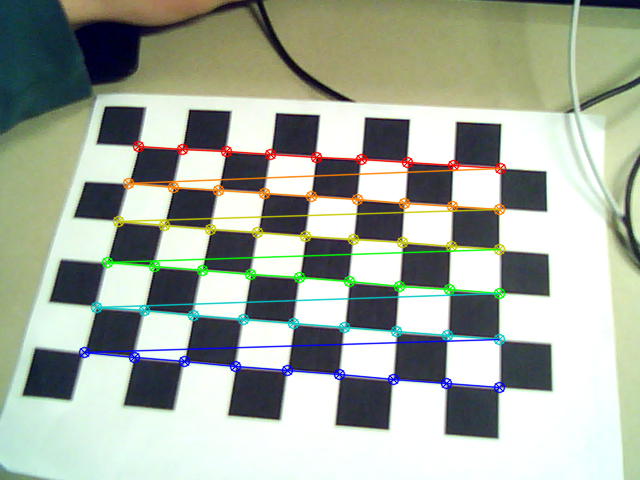
//> input picture Project4 - Augmented Reality/data/Calibrate.heya.000.png, 640 x 480 px; its folder holds only this picture in this run
$ ./saved ../data/Calibrate.heya.000.png   (built with g++ and OpenCV 4)
//> lines starting //> are read from the running program, lines starting //| are printed output that depends on the picture; after the words box and inside, x2 and y2 are one past the last pixel; in counts of white or black regions, pixels touching at a corner belong together
/*
	Ethan Seal and Henry Doud
	S19

	Compile command (macos)

	clang++ -o vid -I /opt/local/include vidDisplay.cpp -L /opt/local/lib -lopencv_core -lopencv_highgui -lopencv_video -lopencv_videoio

	use the makefiles provided

	make vid

*/
#include <cstdio>
#include <opencv2/opencv.hpp>
#include <iostream>
#include <fstream>
#include <string>

using namespace cv;
Mat camMat = Mat::zeros(3,3, CV_32FC1);
std::vector<float> distortLine;


Mat drawPyramid(Mat frame){
    cv::Mat gray;
	std::vector<Point2f> corners;
	std::vector<std::vector<Point2f>> cornerList;
	std::vector<Point3f> pointSet;
	std::vector<std::vector<Point3f>> pointList;

	//size of the pattern of the checkerboard
    Size patternSize = Size(9,6);
	for (int y=0; y>-6; y--){
		for (int x=0; x<9; x++){
			pointSet.push_back(Point3f(x,y,0));
		}
	}

	cvtColor(frame, gray, CV_BGR2GRAY);

	//copied a lot of this from documentation

	bool patternFound = findChessboardCorners(gray, patternSize, corners);
    if (patternFound){
		cornerSubPix(gray,corners,Size(11,11),Size(-1,-1),
				TermCriteria(CV_TERMCRIT_EPS + CV_TERMCRIT_ITER, 30, 0.1));
	}

	Mat tvec;
	Mat rvec;
	std::vector<Point2f> outputCorners;
	std::vector<Point2f> outputExtra;
	std::vector<Point2f> midOut;
	//all the points in world coordinates
	std::vector<Point3f> externalCorners{Point3f(-1,1,0), Point3f(9,1,0), Point3f(-1,-6,0), Point3f(9,-6,0)};
	std::vector<Point3f> pyramidPoints{Point3f(4,-3,0), Point3f(4,-6,0), Point3f(8,-6,0), Point3f(8,-3,0), Point3f(6,-4.5,7)};
	std::vector<Point3f> extraPoints{Point3f(6,-4.5,7), Point3f(6,-4.5,0), Point3f(4,-3,0), Point3f(4,-6,0), Point3f(8,-6,0), Point3f(8,-3,0)};
	std::vector<Point3f> midPoint{Point3f(4.5,-3,0)};

	if (corners.size() == pointSet.size()){
		//get rvec and tvec
		solvePnP(pointSet, corners, ::camMat, ::distortLine, rvec, tvec);
		std::cout << "\ntvec\n" << tvec << "\nrvec\n" << rvec << "\n";

		//convert all the coordinates to image coordinates
		projectPoints(externalCorners, rvec, tvec, ::camMat, ::distortLine, outputCorners);\

		for (int i=0; i<outputCorners.size(); i++){
			circle(frame, outputCorners.at(i), 5, (0,0,0));
		}
		projectPoints(extraPoints, rvec, tvec, ::camMat, ::distortLine, outputExtra);
		projectPoints(pyramidPoints, rvec, tvec, ::camMat, ::distortLine, outputCorners);

		//draw all the points
		for (int i=0; i<outputCorners.size()-1; i++){
            line(frame, outputCorners.at(i), outputCorners.at(i+1), Scalar({255,0,0}), 4);
		}
		line(frame, outputCorners.at(0), outputCorners.at(3), Scalar({255,0,0}), 4);

		for (int i=2;i<6;i++){
			line(frame,outputExtra.at(1), outputExtra.at(i), Scalar({0,0,255}), 4);
		}
		line(frame, outputExtra.at(0), outputExtra.at(1), Scalar({0,0,255}), 4);


		for (int i=0; i<outputCorners.size()-1; i++){
            line(frame, outputCorners.at(i), outputCorners.at(4), Scalar({255,0,0}), 4);
		}

	}
    return frame;
}


void readFile(std::string filename){
//> called with filename = "writeout.txt"
    std::string line;
	std::ifstream nameFileout;

	nameFileout.open(filename);
	if (!nameFileout){
		std::cout << "unable to open\n";
		exit(1);
	}

    bool loopMat = true;
    int i = 0;
    int j = 0;
	while (std::getline(nameFileout, line))
	{
		std::stringstream ss(line);
        float value;

        ss.ignore(); // ignore '['

        while ((ss >> value)){
            if (loopMat){ //camera matrix
                ::camMat.at<float>(j,i) = value;
                if (ss.peek() == ',' || ss.peek() == ' '){
                    ss.ignore();
                    i++;
                }
                else if (ss.peek() == ';'){ // new row
                    ss.ignore();
                    j++;
                    i=0;
                }
                else if (ss.peek() == ']'){ // break at end of matrix
                    loopMat = false;
                }
            }

            else{ // distort
                ::distortLine.push_back(value);
                if (ss.peek() == ',' || ss.peek() == ' ')
                    ss.ignore();
            }

        };

        std::cout << ::camMat << "\n";
        std::cout << "distort:\n";
        for (i=0;i<distortLine.size();i++){
            std::cout << distortLine[i] << ", ";
        }
        std::cout << "\n";


	}
	nameFileout.close();

}

int main(int argc, char *argv[]) {
    printf("Image must be taken with calibrated camera\n");
	readFile("writeout.txt");
    std::cout << "camMat\n" << ::camMat << "\n";

    Mat frame;
    char filename[256];
    // usage
	if(argc < 2) {
		printf("Usage %s <image filename>\n", argv[0]);
		exit(-1);
	}
	strcpy(filename, argv[1]);

	// read the image
	frame = cv::imread(filename);
//> frame is the input picture: 480 rows x 640 cols, CV_8UC3; mean B, G, R 159.4, 172, 164.1

	// test if the read was successful
	if(frame.data == NULL) {
		printf("Unable to read image %s\n", filename);
		exit(-1);
	}
    namedWindow("Start",WINDOW_NORMAL);
    imshow("Start",frame);
    resizeWindow("Start", 800, 800);

    Mat draw = drawPyramid(frame);
//> in drawPyramid, `cvtColor(frame, gray, CV_BGR2GRAY);`:
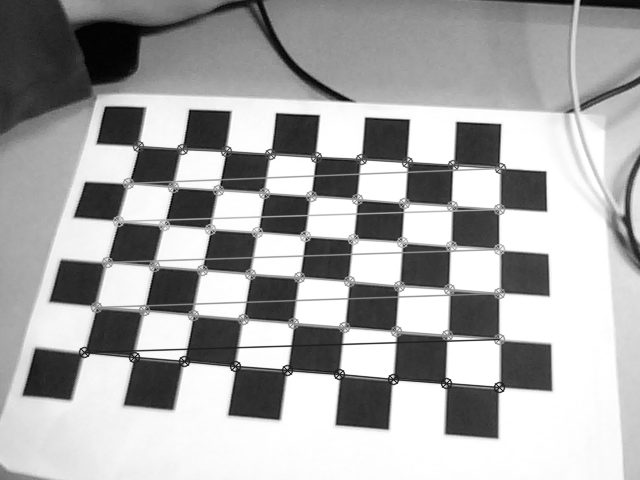
//> gray: 480 rows x 640 cols, CV_8UC1; min 1, max 255, mean 168.2
//> in drawPyramid, `bool patternFound = findChessboardCorners(gray, patternSize, corners);`: corners = 54 Points (x, y), first 12: [140.2, 146.2], [181, 149], [225.3, 149.3], [270.2, 154], [315.3, 155.5], [361.1, 158.4], [407.1, 163], [452.7, 162.7], [500.3, 167.1], [128.2, 184.1], [173, 189.1], [217.5, 189.5]; patternFound = true
//> in drawPyramid, `cornerSubPix(gray,corners,Size(11,11),Size(-1,-1), TermCriteria(CV_TER..`: corners = 54 Points (x, y), first 12: [138.3, 145.9], [181.6, 149.3], [225.8, 150.6], [270.3, 153.8], [315.6, 156.5], [360.8, 159.2], [407.6, 164.2], [452.5, 165.2], [500.1, 167.6], [128.2, 183.1], [173.3, 186.5], [218.5, 186.8]
//> in drawPyramid, `solvePnP(pointSet, corners, ::camMat, ::distortLine, rvec, tvec);`: rvec = [2.69, 0.135, -0.0847]; tvec = [-3.91, -2.99, 13.34]
//| tvec
//| [-3.905410084249977;
//|  -2.986011712520652;
//|  13.34196841368154]
//| rvec
//| [2.686914546333798;
//|  0.1354507596596591;
//|  -0.08474457268747265]
//> in drawPyramid, `projectPoints(externalCorners, rvec, tvec, ::camMat, ::distortLine, ou..`: outputCorners = 4 Points (x, y): [105.1, 103.1], [546.4, 130.5], [0.93, 401.9], [571.6, 458.6]
//> the loop in drawPyramid, `for (int i=0; i<outputCorners.size(); i++)` made 4 passes
//> after the loop in drawPyramid, `for (int i=0; i<outputCorners.size(); i++)`: frame: 480 rows x 640 cols, CV_8UC3; 101 pixels changed, all inside (x1, y1, x2, y2) = (0, 98, 578, 465)
//> in drawPyramid, `projectPoints(extraPoints, rvec, tvec, ::camMat, ::distortLine, output..`: outputExtra = 6 Points (x, y): [478.6, 78.43], [393.7, 355.9], [299.7, 277.8], [280.1, 423.9], [506.6, 449.1], [499.7, 293.1]
//> in drawPyramid, `projectPoints(pyramidPoints, rvec, tvec, ::camMat, ::distortLine, outp..`: outputCorners = 5 Points (x, y): [299.7, 277.8], [280.1, 423.9], [506.6, 449.1], [499.7, 293.1], [478.6, 78.43]
//> the loop in drawPyramid, `for (int i=0; i<outputCorners.size()-1; i++)` made 4 passes
//> after the loop in drawPyramid, `for (int i=0; i<outputCorners.size()-1; i++)`:
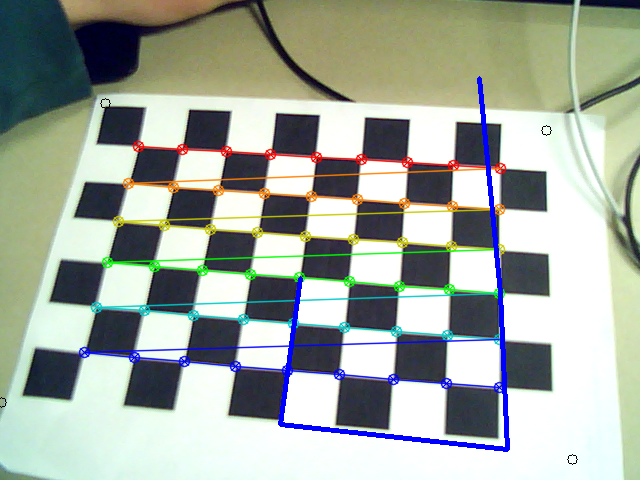
//> frame: 480 rows x 640 cols, CV_8UC3; mean B, G, R 160, 169.5, 161.8
//> in drawPyramid, `line(frame, outputCorners.at(0), outputCorners.at(3), Scalar({255,0,0}..`:
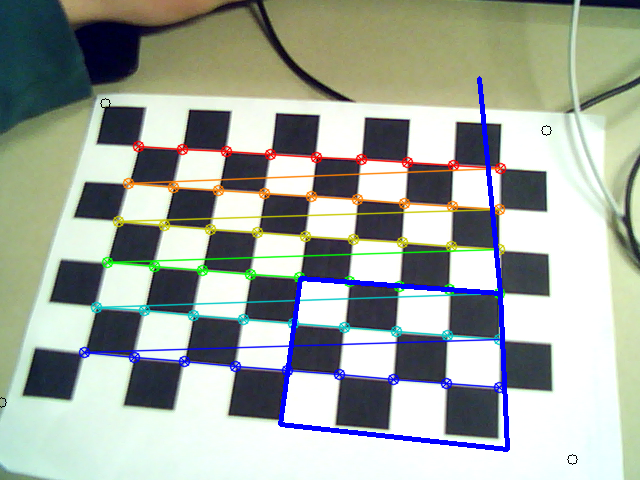
//> frame: 480 rows x 640 cols, CV_8UC3; 0.32% of pixels changed, all inside (x1, y1, x2, y2) = (301, 276, 498, 296)
//> after the loop in drawPyramid, `for (int i=2;i<6;i++)`:
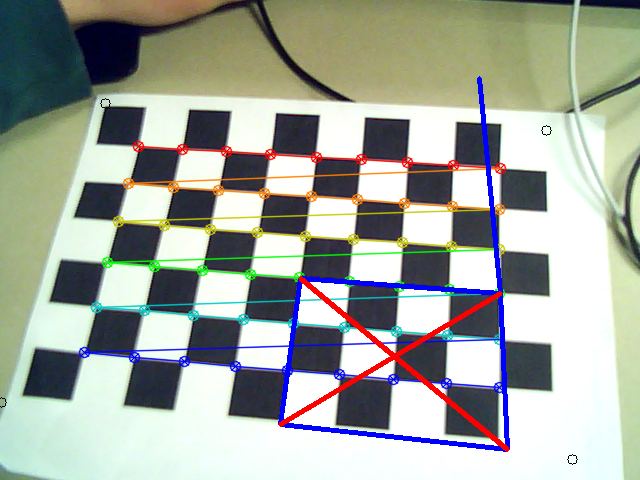
//> frame: 480 rows x 640 cols, CV_8UC3; 0.88% of pixels changed, all inside (x1, y1, x2, y2) = (278, 276, 510, 452)
//> in drawPyramid, `line(frame, outputExtra.at(0), outputExtra.at(1), Scalar({0,0,255}), 4);`:
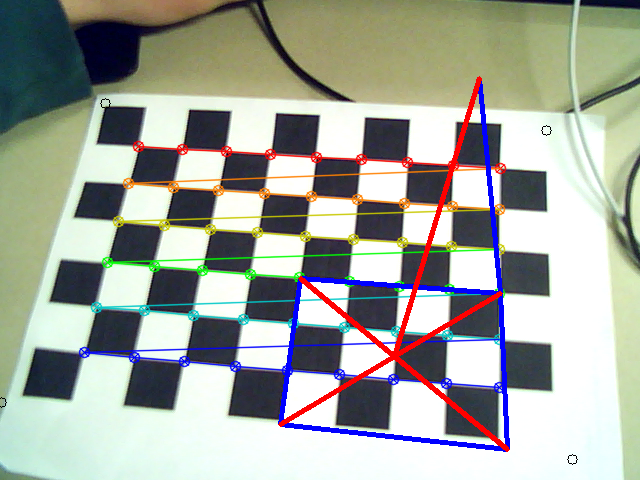
//> frame: 480 rows x 640 cols, CV_8UC3; 0.48% of pixels changed, all inside (x1, y1, x2, y2) = (393, 76, 482, 353)
//> after the loop in drawPyramid, `for (int i=0; i<outputCorners.size()-1; i++)`:
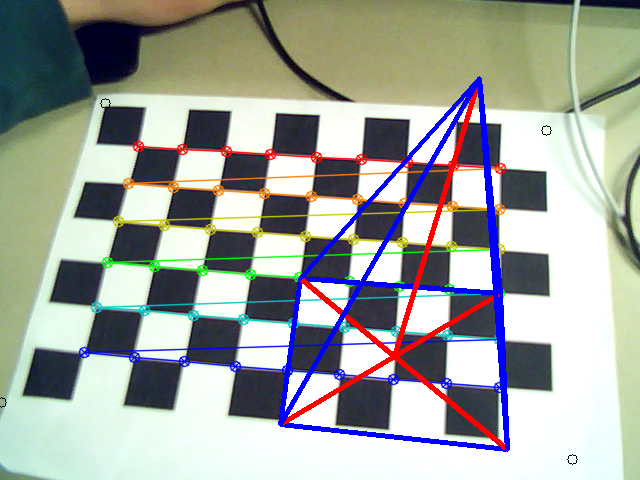
//> frame: 480 rows x 640 cols, CV_8UC3; 1.28% of pixels changed, all inside (x1, y1, x2, y2) = (278, 76, 510, 452)
    namedWindow("Image",WINDOW_NORMAL);
    resizeWindow("Image", 800, 800);

    imshow("Image",draw);
	char label[256];
	int quit = 0;
	int frameid = 0;
	char buffer[256];
	std::vector<int> pars;

	pars.push_back(5);

	if( argc < 2 ) {
	    printf("Usage: %s <label>\n", argv[0]);
	    exit(-1);
	}
	strcpy(label, argv[1]);

	for(;!quit;) {

		int key = cv::waitKey(10);
		switch(key) {
			case 'q':
				quit = 1;
				break;

			case 'c': // capture a photo if the user hits c
				sprintf(buffer, "../data/%s.%03d.png", label, frameid++);
				cv::imwrite(buffer, frame, pars);
				printf("Image written: %s\n", buffer);
				break;
		}

    }

	// terminate the video capture
	printf("Terminating\n");
	// delete capdev;

	return(0);
}

$ run again, on Project4 - Augmented Reality/data/Calibrate.heya.005.png
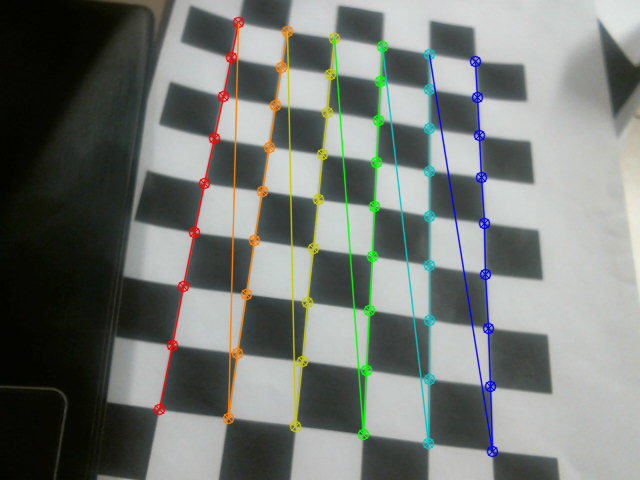
//> input picture Project4 - Augmented Reality/data/Calibrate.heya.005.png, 640 x 480 px
//> frame is the input picture: 480 rows x 640 cols, CV_8UC3; mean B, G, R 116.6, 121.1, 116.6
//> in drawPyramid, `bool patternFound = findChessboardCorners(gray, patternSize, corners);`: corners = 54 Points (x, y), first 12: [168, 401], [178, 353], [190, 279.4], [195.4, 233.3], [205, 183.5], [213.6, 137.6], [223.5, 96.5], [231.6, 57.13], [240.5, 22], [227.5, 420.2], [235.5, 353], [249, 291.5]; patternFound = true
//> in drawPyramid, `cornerSubPix(gray,corners,Size(11,11),Size(-1,-1), TermCriteria(CV_TER..`: corners = 54 Points (x, y), first 12: [158.4, 409.4], [171.9, 344.6], [183.1, 285.7], [194.3, 232.3], [204.3, 182.7], [213.9, 137.7], [223.5, 96.32], [232.3, 57.8], [238.9, 21.69], [227.6, 418.3], [235.2, 353], [246.1, 293.9]
//> rvec = [2.1, -1.86, 0.583]; tvec = [-2.24, 1.91, 8.22]
//| tvec
//| [-2.243747351672762;
//|  1.908193744548669;
//|  8.217179572006565]
//| rvec
//| [2.102815521494511;
//> (the first 6 of 8 printed lines)
//> in drawPyramid, `projectPoints(externalCorners, rvec, tvec, ::camMat, ::distortLine, ou..`: outputCorners = 4 Points (x, y): [51.01, 480.5], [192.6, -31.83], [584.9, 546.6], [528.1, 25.73]
//> the loop in drawPyramid, `for (int i=0; i<outputCorners.size(); i++)` made 4 passes
//> outputExtra = 6 Points (x, y): [2128, -2767.3], [454.9, 133.2], [373.4, 209.4], [538.6, 230.9], [528.8, 63.23], [383.6, 44.78]
//> in drawPyramid, `projectPoints(pyramidPoints, rvec, tvec, ::camMat, ::distortLine, outp..`: outputCorners = 5 Points (x, y): [373.4, 209.4], [538.6, 230.9], [528.8, 63.23], [383.6, 44.78], [2128, -2767.3]
//> the loop in drawPyramid, `for (int i=0; i<outputCorners.size()-1; i++)` made 4 passes
//> after the loop in drawPyramid, `for (int i=2;i<6;i++)`:
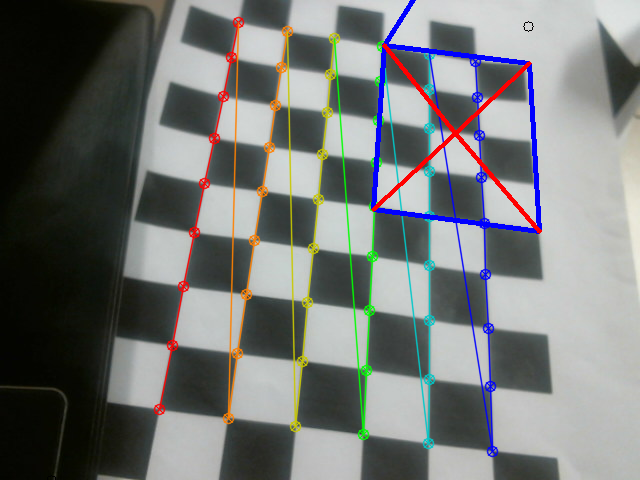
//> frame: 480 rows x 640 cols, CV_8UC3; mean B, G, R 116.7, 118.2, 115.8
//> after the loop in drawPyramid, `for (int i=0; i<outputCorners.size()-1; i++)`:
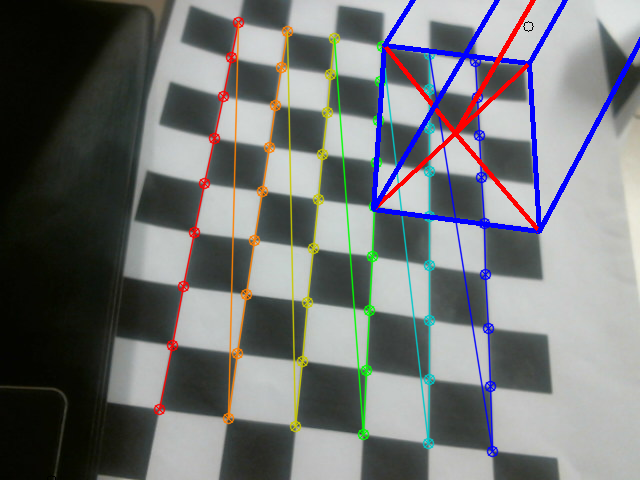
//> frame: 480 rows x 640 cols, CV_8UC3; mean B, G, R 117.2, 116.5, 114.7
